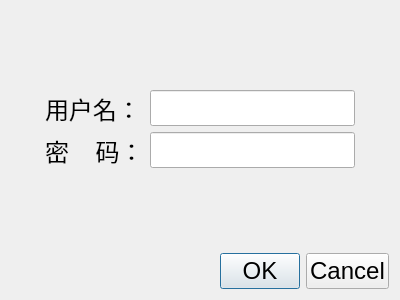
<?xml version="1.0" encoding="UTF-8"?>
<ui version="4.0">
 <class>LoginDialog</class>
 <widget class="QDialog" name="LoginDialog">
  <property name="geometry">
   <rect>
    <x>0</x>
    <y>0</y>
    <width>400</width>
    <height>300</height>
   </rect>
  </property>
  <property name="minimumSize">
   <size>
    <width>400</width>
    <height>300</height>
   </size>
  </property>
  <property name="maximumSize">
   <size>
    <width>400</width>
    <height>300</height>
   </size>
  </property>
  <property name="font">
   <font>
    <pointsize>18</pointsize>
    <weight>50</weight>
    <italic>false</italic>
    <bold>false</bold>
   </font>
  </property>
  <property name="windowTitle">
   <string>登录界面</string>
  </property>
  <layout class="QHBoxLayout" name="horizontalLayout_3">
   <item>
    <layout class="QVBoxLayout" name="verticalLayout_2">
     <item>
      <layout class="QVBoxLayout" name="verticalLayout">
       <item>
        <spacer name="verticalSpacer">
         <property name="orientation">
          <enum>Qt::Vertical</enum>
         </property>
         <property name="sizeHint" stdset="0">
          <size>
           <width>20</width>
           <height>40</height>
          </size>
         </property>
        </spacer>
       </item>
       <item>
        <layout class="QHBoxLayout" name="horizontalLayout">
         <item>
          <spacer name="horizontalSpacer">
           <property name="orientation">
            <enum>Qt::Horizontal</enum>
           </property>
           <property name="sizeHint" stdset="0">
            <size>
             <width>40</width>
             <height>20</height>
            </size>
           </property>
          </spacer>
         </item>
         <item>
          <layout class="QGridLayout" name="gridLayout">
           <item row="0" column="0">
            <widget class="QLabel" name="label">
             <property name="text">
              <string>用户名：</string>
             </property>
            </widget>
           </item>
           <item row="0" column="1">
            <widget class="QLineEdit" name="userNameEdit"/>
           </item>
           <item row="1" column="0">
            <widget class="QLabel" name="label_2">
             <property name="text">
              <string>密    码：</string>
             </property>
            </widget>
           </item>
           <item row="1" column="1">
            <widget class="QLineEdit" name="passwdEdit">
             <property name="text">
              <string/>
             </property>
             <property name="echoMode">
              <enum>QLineEdit::Password</enum>
             </property>
            </widget>
           </item>
          </layout>
         </item>
         <item>
          <spacer name="horizontalSpacer_2">
           <property name="orientation">
            <enum>Qt::Horizontal</enum>
           </property>
           <property name="sizeHint" stdset="0">
            <size>
             <width>40</width>
             <height>20</height>
            </size>
           </property>
          </spacer>
         </item>
        </layout>
       </item>
       <item>
        <spacer name="verticalSpacer_2">
         <property name="orientation">
          <enum>Qt::Vertical</enum>
         </property>
         <property name="sizeHint" stdset="0">
          <size>
           <width>20</width>
           <height>40</height>
          </size>
         </property>
        </spacer>
       </item>
      </layout>
     </item>
     <item>
      <layout class="QHBoxLayout" name="horizontalLayout_2">
       <item>
        <spacer name="horizontalSpacer_3">
         <property name="orientation">
          <enum>Qt::Horizontal</enum>
         </property>
         <property name="sizeHint" stdset="0">
          <size>
           <width>40</width>
           <height>20</height>
          </size>
         </property>
        </spacer>
       </item>
       <item>
        <widget class="QDialogButtonBox" name="buttonBox">
         <property name="standardButtons">
          <set>QDialogButtonBox::Cancel|QDialogButtonBox::Ok</set>
         </property>
        </widget>
       </item>
      </layout>
     </item>
    </layout>
   </item>
  </layout>
 </widget>
 <resources/>
 <connections/>
</ui>
